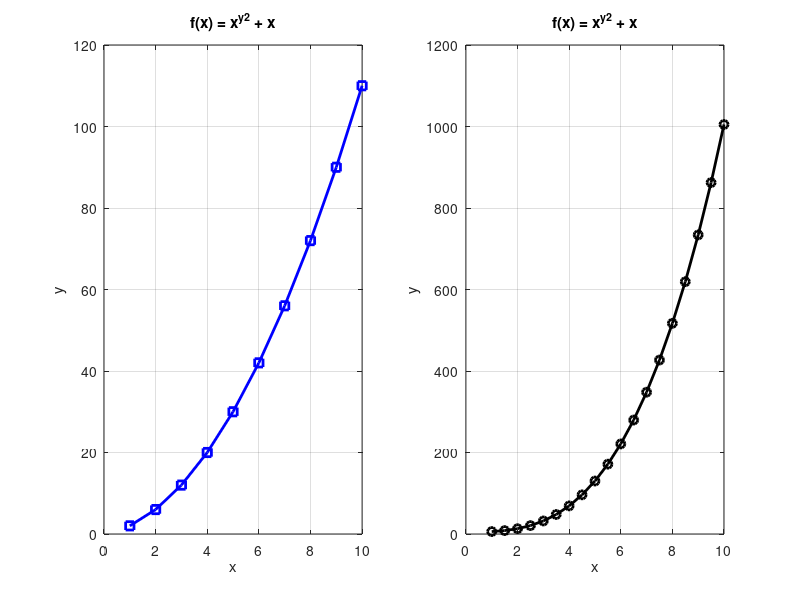

Write the MATLAB code that produced this figure.
x1 = 1:1:10;
x2 = 1:0.5:10;
y1 = x1.^2 + x1;
y2 = 5+ x2.^3; % dot (.) for element wise

subplot(1,2,1);
plot(x1, y1, '-s', 'LineWidth', 2, 'Color', 'b');
title('f(x) = x^y^2 + x');
xlabel('x');
ylabel('y');
grid on;

subplot(1,2,2);
plot(x2, y2, '-o', 'LineWidth', 2, 'Color', 'k');
title('f(x) = x^y^2 + x');
xlabel('x');
ylabel('y');
grid on;
